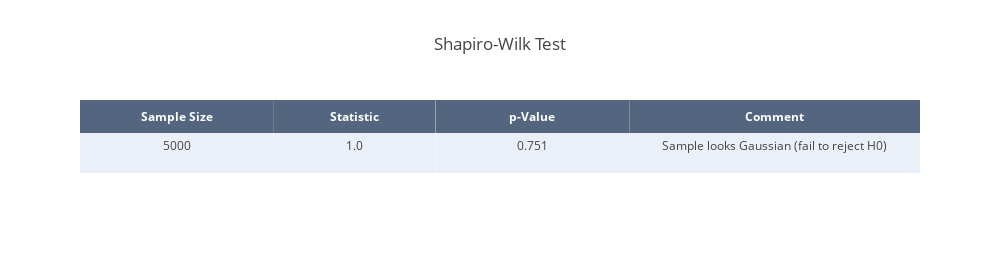

Here is the notebook cell this chart was saved with:
### Markdown cell above
### Shapiro-Wilk Test

### Code cell
# Normality test
test = "Shapiro-Wilk Test"
stat, p = shapiro(samples_b_m)

# Round results
stat = round(stat, 3)
p = round(p, 3)

# Interpre results
alpha = 0.05
if p > alpha:
    msg = 'Sample looks Gaussian (fail to reject H0)'
else:
    msg = "Sample does not look Gaussian (reject H0)"

# Create table
result_mat = [len(samples_b_m), stat, p, msg]

trace = go.Table(
    header=dict(values=['<b>Sample Size</b>', '<b>Statistic</b>', '<b>p-Value</b>', '<b>Comment</b>'],
                line = dict(width=0),
                fill = dict(color='rgba(42,63,95,0.8)'),
                align = 'center',
                font = dict(
                    color = '#ffffff',
                    size = 12
                )),
    cells=dict(values=np.array(result_mat).T,
               line = dict(width=0),
               fill = dict(color=[['#EBF0F8', '#ffffff', '#EBF0F8', '#ffffff']]),
               align = 'center',
               height = 40),
    columnwidth=[0.3, 0.25, 0.3, 0.45])
       
data = [trace]

layout = dict(title=test, height=260, width=1000)

sw_table = dict(data=data, layout=layout)

# Plot table
iplot(sw_table)

### Figure 1 — Plotly figure (JSON) as saved in the notebook; plotly's stock layout.template omitted (floating-point values rounded to 4 significant figures)
{"data": [{"cells": {"align": "center", "fill": {"color": [["#EBF0F8", "#ffffff", "#EBF0F8", "#ffffff"]]}, "height": 40, "line": {"width": 0}, "values": ["5000", "1.0", "0.751", "Sample looks Gaussian (fail to reject H0)"]}, "columnwidth": [0.3, 0.25, 0.3, 0.45], "header": {"align": "center", "fill": {"color": "rgba(42,63,95,0.8)"}, "font": {"color": "#ffffff", "size": 12}, "line": {"width": 0}, "values": ["<b>Sample Size</b>", "<b>Statistic</b>", "<b>p-Value</b>", "<b>Comment</b>"]}, "type": "table", "uid": "0a371a11-18bb-4729-9f6b-dda060cf1235"}], "layout": {"height": 260, "title": {"text": "Shapiro-Wilk Test"}, "width": 1000}}
